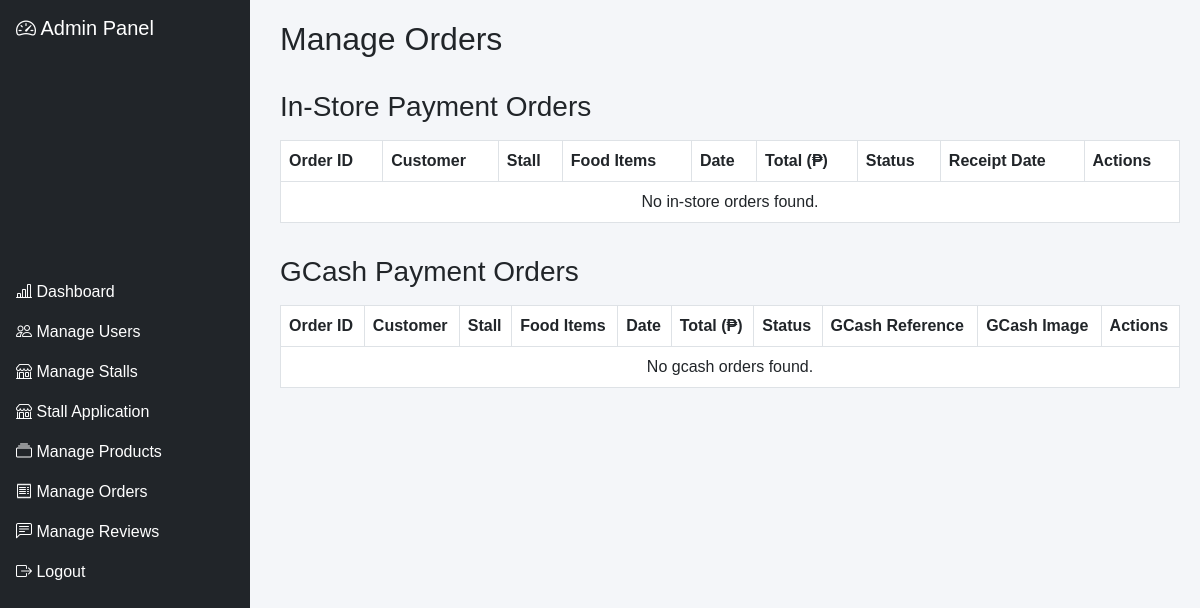
Before: /admin/manage_orders.php (signed in) with the older database file.
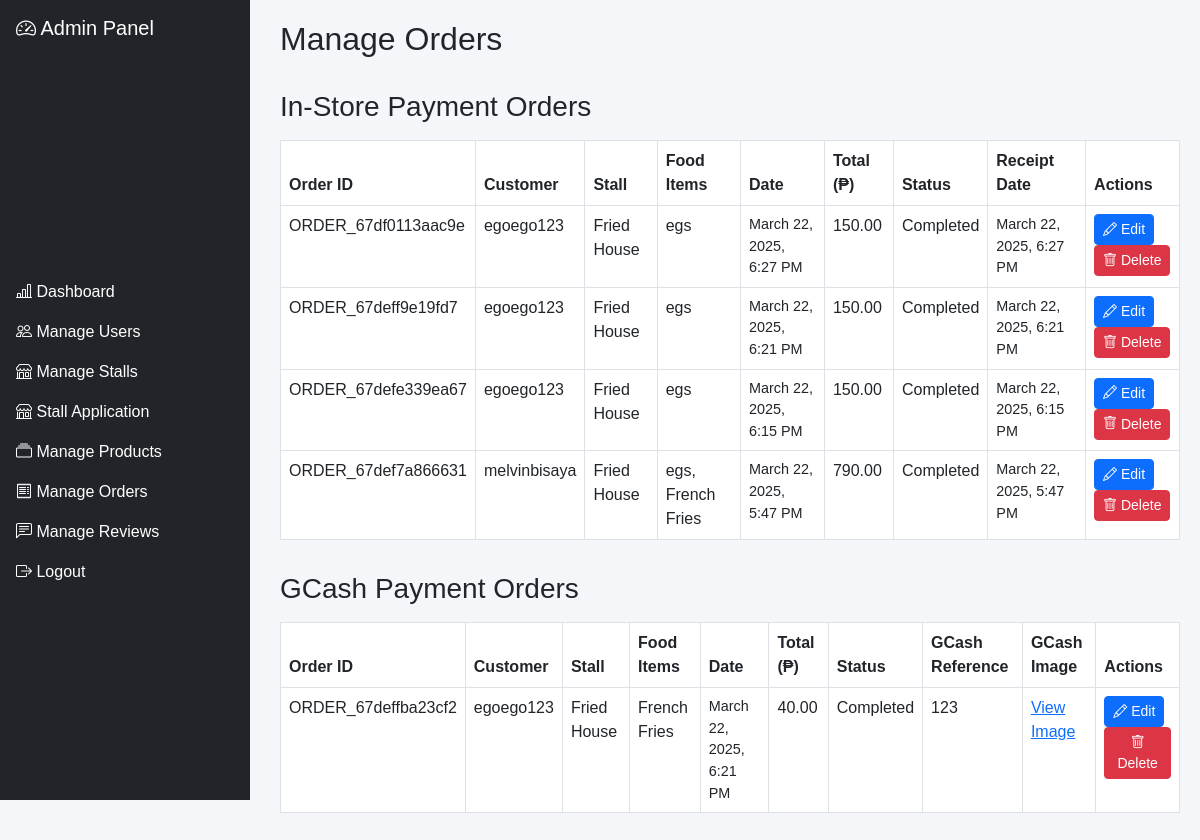
After: the same page with the newer database file.
### tables this page shows
CREATE TABLE `orders` (
  `order_id` varchar(50) NOT NULL,
  `user_id` int(11) NOT NULL,
  `stall_id` int(11) NOT NULL,
  `total_price` decimal(10,2) NOT NULL,
  `order_date` timestamp NOT NULL DEFAULT current_timestamp(),
  `order_status` enum('Pending','Completed','Cancelled','Ready for Pickup','Partially Completed','Preparing') DEFAULT 'Pending'
);

CREATE TABLE `users` (
  `user_id` int(11) NOT NULL,
  `name` varchar(100) NOT NULL,
  `email` varchar(100) NOT NULL,
  `password` varchar(255) NOT NULL,
  `role` enum('Student','Retailer','Admin') DEFAULT NULL,
  `balance` decimal(10,2) DEFAULT 0.00,
  `phone` varchar(15) DEFAULT NULL,
  `address` varchar(255) DEFAULT NULL,
  `status` tinyint(1) NOT NULL DEFAULT 1,
  `image_path` varchar(255) DEFAULT 'images/default-profile.jpg',
  `email_unique` varchar(255) GENERATED ALWAYS AS (case when `email` = 'ad123min@gmail.com' then NULL else `email` end) STORED
);

CREATE TABLE `stalls` (
  `stall_id` int(11) NOT NULL,
  `stall_name` varchar(100) NOT NULL,
  `description` text DEFAULT NULL,
  `image_path` varchar(255) NOT NULL DEFAULT 'default_stall.jpg',
  `status` enum('Open','Closed','','') NOT NULL,
  `created_at` timestamp NOT NULL DEFAULT current_timestamp()
);

CREATE TABLE `receipts` (
  `receipt_id` int(11) NOT NULL,
  `order_id` varchar(50) NOT NULL,
  `user_id` int(11) NOT NULL,
  `receipt_date` timestamp NOT NULL DEFAULT current_timestamp(),
  `total_amount` decimal(10,2) NOT NULL,
  `payment_method` enum('in-store','gcash') NOT NULL
);

CREATE TABLE `gcash_payment_details` (
  `id` int(11) NOT NULL,
  `order_id` varchar(50) NOT NULL,
  `gcash_reference` varchar(100) NOT NULL,
  `gcash_image_path` varchar(255) NOT NULL
);

### admin/manage_orders.php (the view, shortened to what the changed rows need)
<?php
include '../config.php';
$sql_instore = "
    SELECT
        o.order_id,
        o.order_date,
        o.total_price,
        o.order_status,
        u.name AS customer_name,
        s.stall_name,
        r.receipt_date,
        r.total_amount
    FROM orders o
    JOIN users u ON o.user_id = u.user_id
    JOIN stalls s ON o.stall_id = s.stall_id
    JOIN receipts r ON o.order_id = r.order_id
    WHERE r.payment_method = 'in-store'
    ORDER BY o.order_date DESC
";
$result_instore = $con->query($sql_instore);
$instore_orders = $result_instore ? $result_instore->fetch_all(MYSQLI_ASSOC) : [];
$sql_gcash = "
    SELECT
        o.order_id,
        o.order_date,
        o.total_price,
        o.order_status,
        u.name AS customer_name,
        s.stall_name,
        g.gcash_reference,
        g.gcash_image_path
    FROM orders o
    JOIN users u ON o.user_id = u.user_id
    JOIN stalls s ON o.stall_id = s.stall_id
    JOIN gcash_payment_details g ON o.order_id = g.order_id
    ORDER BY o.order_date DESC
";
$result_gcash = $con->query($sql_gcash);
$gcash_orders = $result_gcash ? $result_gcash->fetch_all(MYSQLI_ASSOC) : [];
function fetchOrderFoodNames($con, $order_id) {
    $sql_food = "SELECT m.name
                 FROM order_details od
                 JOIN menu_items m ON od.item_id = m.item_id
                 WHERE od.order_id = ?";
    $stmt_food = $con->prepare($sql_food);
    $stmt_food->bind_param("s", $order_id);
    $stmt_food->execute();
    $result_food = $stmt_food->get_result();
    $foods = $result_food->fetch_all(MYSQLI_ASSOC);
    $foodNames = array_column($foods, 'name');
    return implode(', ', $foodNames);
}
?>
<!DOCTYPE html>
<html lang="en">
<head>
  <link rel="stylesheet" href="https://cdn.jsdelivr.net/npm/bootstrap@5.3.0-alpha1/dist/css/bootstrap.min.css">
  <link rel="stylesheet" href="https://cdn.jsdelivr.net/npm/bootstrap-icons/font/bootstrap-icons.min.css">
</head>
<body>
  <div class="admin-content">
    <h2>Manage Orders</h2>
    <table class="table table-bordered table-hover">
      <thead>
        <tr>
          <th>Order ID</th>
          <th>Customer</th>
          <th>Stall</th>
          <th>Food Items</th>
          <th>Date</th>
          <th>Total (₱)</th>
          <th>Status</th>
          <th>Receipt Date</th>
          <th>Actions</th>
        </tr>
      </thead>
      <tbody>
        <?php if (!empty($instore_orders)): ?>
          <?php foreach ($instore_orders as $order): ?>
            <tr>
              <td><?php echo htmlspecialchars($order['order_id']); ?></td>
              <td><?php echo htmlspecialchars($order['customer_name']); ?></td>
              <td><?php echo htmlspecialchars($order['stall_name']); ?></td>
              <td><?php echo htmlspecialchars(fetchOrderFoodNames($con, $order['order_id'])); ?></td>
              <td class="date-format"><?php echo date('F j, Y, g:i A', strtotime($order['order_date'])); ?></td>
              <td><?php echo number_format($order['total_price'], 2); ?></td>
              <td><?php echo htmlspecialchars($order['order_status']); ?></td>
              <td class="date-format"><?php echo date('F j, Y, g:i A', strtotime($order['receipt_date'])); ?></td>
              <td>
                <a href="edit_order.php?order_id=<?php echo urlencode($order['order_id']); ?>" class="btn btn-primary btn-sm">
                  <i class="bi bi-pencil"></i> Edit
                </a>
                <a href="delete_order.php?order_id=<?php echo urlencode($order['order_id']); ?>" class="btn btn-danger btn-sm" onclick="return confirm('Are you sure you want to delete this order?');">
                  <i class="bi bi-trash"></i> Delete
                </a>
              </td>
            </tr>
          <?php endforeach; ?>
        <?php else: ?>
          <tr><td colspan="9" class="text-center">No in-store orders found.</td></tr>
        <?php endif; ?>
      </tbody>
    </table>
    <table class="table table-bordered table-hover">
      <thead>
        <tr>
          <th>Order ID</th>
          <th>Customer</th>
          <th>Stall</th>
          <th>Food Items</th>
          <th>Date</th>
          <th>Total (₱)</th>
          <th>Status</th>
          <th>GCash Reference</th>
          <th>GCash Image</th>
          <th>Actions</th>
        </tr>
      </thead>
      <tbody>
        <?php if (!empty($gcash_orders)): ?>
          <?php foreach ($gcash_orders as $order): ?>
            <tr>
              <td><?php echo htmlspecialchars($order['order_id']); ?></td>
              <td><?php echo htmlspecialchars($order['customer_name']); ?></td>
              <td><?php echo htmlspecialchars($order['stall_name']); ?></td>
              <td><?php echo htmlspecialchars(fetchOrderFoodNames($con, $order['order_id'])); ?></td>
              <td class="date-format"><?php echo date('F j, Y, g:i A', strtotime($order['order_date'])); ?></td>
              <td><?php echo number_format($order['total_price'], 2); ?></td>
              <td><?php echo htmlspecialchars($order['order_status']); ?></td>
              <td><?php echo htmlspecialchars($order['gcash_reference']); ?></td>
              <td>
                <?php if (!empty($order['gcash_image_path'])): ?>
                  <a href="<?php echo htmlspecialchars($order['gcash_image_path']); ?>" target="_blank">View Image</a>
                <?php else: ?>
                  N/A
                <?php endif; ?>
              </td>
              <td>
                <a href="edit_order.php?order_id=<?php echo urlencode($order['order_id']); ?>" class="btn btn-primary btn-sm">
                  <i class="bi bi-pencil"></i> Edit
                </a>
                <a href="delete_order.php?order_id=<?php echo urlencode($order['order_id']); ?>" class="btn btn-danger btn-sm" onclick="return confirm('Are you sure you want to delete this order?');">
                  <i class="bi bi-trash"></i> Delete
                </a>
              </td>
            </tr>
          <?php endforeach; ?>
        <?php else: ?>
          <tr><td colspan="10" class="text-center">No gcash orders found.</td></tr>
        <?php endif; ?>
      </tbody>
    </table>
  </div>
</body>
</html>

Changed rows visible on the page:
added orders: order_id "ORDER_67df0113aac9e", user.name "egoego123", stall.stall_name "Fried House", order_id "egs", order_date "March 22, 2025, 6:27 PM", total_price "150.00", order_status "Completed", receipts.receipt_date "March 22, 2025, 6:27 PM", shown under "In-Store Payment Orders"
added orders: order_id "ORDER_67deff9e19fd7", user.name "egoego123", stall.stall_name "Fried House", order_id "egs", order_date "March 22, 2025, 6:21 PM", total_price "150.00", order_status "Completed", receipts.receipt_date "March 22, 2025, 6:21 PM", shown under "In-Store Payment Orders"
added orders: order_id "ORDER_67defe339ea67", user.name "egoego123", stall.stall_name "Fried House", order_id "egs", order_date "March 22, 2025, 6:15 PM", total_price "150.00", order_status "Completed", receipts.receipt_date "March 22, 2025, 6:15 PM", shown under "In-Store Payment Orders"
added orders: order_id "ORDER_67def7a866631", user.name "melvinbisaya", stall.stall_name "Fried House", order_id "egs, French Fries", order_date "March 22, 2025, 5:47 PM", total_price "790.00", order_status "Completed", receipts.receipt_date "March 22, 2025, 5:47 PM", shown under "In-Store Payment Orders"
added orders: order_id "ORDER_67deffba23cf2", user.name "egoego123", stall.stall_name "Fried House", order_id "French Fries", order_date "March 22, 2025, 6:21 PM", total_price "40.00", order_status "Completed", gcash_payment_details.gcash_reference "123", shown under "GCash Payment Orders"
Other visible differences:
text no longer shown: "No in-store orders found. No gcash orders found."
